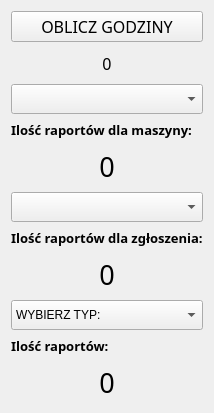
            <widget class="QWidget" name="page_RAPORTY">
             <layout class="QVBoxLayout" name="verticalLayout_5">
              <item>
               <widget class="QPushButton" name="pushButton_11">
                <property name="font">
                 <font>
                  <family>Calibri Light</family>
                  <pointsize>12</pointsize>
                 </font>
                </property>
                <property name="text">
                 <string>OBLICZ GODZINY</string>
                </property>
               </widget>
              </item>
              <item>
               <widget class="QLabel" name="label_raport_hours">
                <property name="minimumSize">
                 <size>
                  <width>0</width>
                  <height>30</height>
                 </size>
                </property>
                <property name="maximumSize">
                 <size>
                  <width>16777215</width>
                  <height>30</height>
                 </size>
                </property>
                <property name="font">
                 <font>
                  <family>Calibri Light</family>
                  <pointsize>12</pointsize>
                 </font>
                </property>
                <property name="text">
                 <string>0</string>
                </property>
                <property name="alignment">
                 <set>Qt::AlignCenter</set>
                </property>
               </widget>
              </item>
              <item>
               <widget class="QComboBox" name="comboBox_5">
                <property name="minimumSize">
                 <size>
                  <width>0</width>
                  <height>30</height>
                 </size>
                </property>
                <property name="maximumSize">
                 <size>
                  <width>16777215</width>
                  <height>30</height>
                 </size>
                </property>
               </widget>
              </item>
              <item>
               <widget class="QLabel" name="label_12">
                <property name="minimumSize">
                 <size>
                  <width>0</width>
                  <height>20</height>
                 </size>
                </property>
                <property name="maximumSize">
                 <size>
                  <width>16777215</width>
                  <height>20</height>
                 </size>
                </property>
                <property name="font">
                 <font>
                  <family>Calibri Light</family>
                  <pointsize>10</pointsize>
                  <weight>75</weight>
                  <italic>false</italic>
                  <bold>true</bold>
                 </font>
                </property>
                <property name="text">
                 <string>Ilość raportów dla maszyny:</string>
                </property>
               </widget>
              </item>
              <item>
               <widget class="QLabel" name="label_machines_for_raport">
                <property name="minimumSize">
                 <size>
                  <width>0</width>
                  <height>40</height>
                 </size>
                </property>
                <property name="maximumSize">
                 <size>
                  <width>16777215</width>
                  <height>40</height>
                 </size>
                </property>
                <property name="font">
                 <font>
                  <family>Calibri Light</family>
                  <pointsize>20</pointsize>
                 </font>
                </property>
                <property name="text">
                 <string>0</string>
                </property>
                <property name="alignment">
                 <set>Qt::AlignCenter</set>
                </property>
               </widget>
              </item>
              <item>
               <widget class="QComboBox" name="comboBox_6">
                <property name="minimumSize">
                 <size>
                  <width>0</width>
                  <height>30</height>
                 </size>
                </property>
                <property name="maximumSize">
                 <size>
                  <width>16777215</width>
                  <height>30</height>
                 </size>
                </property>
               </widget>
              </item>
              <item>
               <widget class="QLabel" name="label_13">
                <property name="minimumSize">
                 <size>
                  <width>0</width>
                  <height>20</height>
                 </size>
                </property>
                <property name="maximumSize">
                 <size>
                  <width>16777215</width>
                  <height>20</height>
                 </size>
                </property>
                <property name="font">
                 <font>
                  <family>Calibri Light</family>
                  <pointsize>10</pointsize>
                  <weight>75</weight>
                  <italic>false</italic>
                  <bold>true</bold>
                 </font>
                </property>
                <property name="text">
                 <string>Ilość raportów dla zgłoszenia:</string>
                </property>
               </widget>
              </item>
              <item>
               <widget class="QLabel" name="label_raports_fot_notification">
                <property name="minimumSize">
                 <size>
                  <width>0</width>
                  <height>40</height>
                 </size>
                </property>
                <property name="maximumSize">
                 <size>
                  <width>16777215</width>
                  <height>40</height>
                 </size>
                </property>
                <property name="font">
                 <font>
                  <family>Calibri Light</family>
                  <pointsize>20</pointsize>
                 </font>
                </property>
                <property name="text">
                 <string>0</string>
                </property>
                <property name="alignment">
                 <set>Qt::AlignCenter</set>
                </property>
               </widget>
              </item>
              <item>
               <widget class="QComboBox" name="comboBox_11">
                <property name="minimumSize">
                 <size>
                  <width>0</width>
                  <height>30</height>
                 </size>
                </property>
                <property name="maximumSize">
                 <size>
                  <width>16777215</width>
                  <height>30</height>
                 </size>
                </property>
                <item>
                 <property name="text">
                  <string>WYBIERZ TYP:</string>
                 </property>
                </item>
                <item>
                 <property name="text">
                  <string>GW</string>
                 </property>
                </item>
                <item>
                 <property name="text">
                  <string>PG</string>
                 </property>
                </item>
                <item>
                 <property name="text">
                  <string>INNE</string>
                 </property>
                </item>
               </widget>
              </item>
              <item>
               <widget class="QLabel" name="label_21">
                <property name="minimumSize">
                 <size>
                  <width>0</width>
                  <height>20</height>
                 </size>
                </property>
                <property name="maximumSize">
                 <size>
                  <width>16777215</width>
                  <height>20</height>
                 </size>
                </property>
                <property name="font">
                 <font>
                  <family>Calibri Light</family>
                  <pointsize>10</pointsize>
                  <weight>75</weight>
                  <italic>false</italic>
                  <bold>true</bold>
                 </font>
                </property>
                <property name="text">
                 <string>Ilość raportów:</string>
                </property>
               </widget>
              </item>
              <item>
               <widget class="QLabel" name="label_raports_for_types">
                <property name="minimumSize">
                 <size>
                  <width>0</width>
                  <height>40</height>
                 </size>
                </property>
                <property name="maximumSize">
                 <size>
                  <width>16777215</width>
                  <height>40</height>
                 </size>
                </property>
                <property name="font">
                 <font>
                  <family>Calibri Light</family>
                  <pointsize>20</pointsize>
                 </font>
                </property>
                <property name="text">
                 <string>0</string>
                </property>
                <property name="alignment">
                 <set>Qt::AlignCenter</set>
                </property>
               </widget>
              </item>
             </layout>
            </widget>
